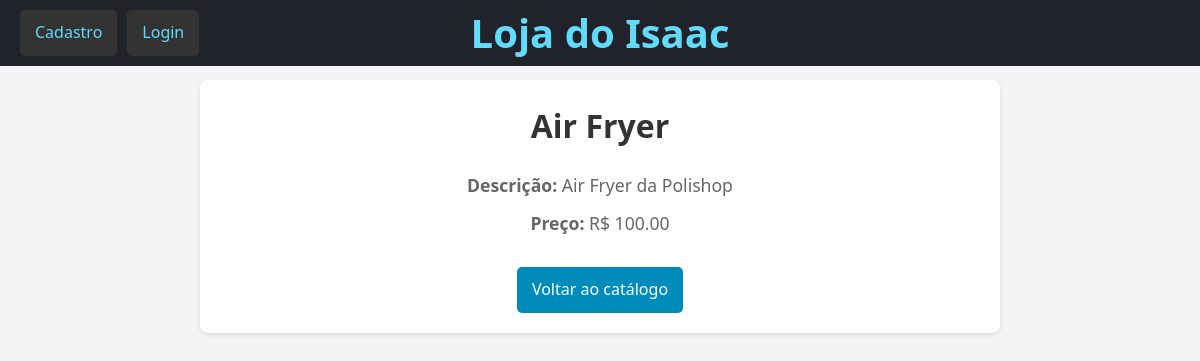
Screenshot of /items/3/ with the database file from the repository.
### myapp/models.py (models this page shows, shortened)
class Item(models.Model):
    nome = models.CharField(max_length=100)
    descricao = models.TextField()
    preco = models.DecimalField(max_digits=6, decimal_places=2, default = 0)

### myapp/views.py (the view)
# urls.py: path('items/<int:pk>/', item_detail, name='item_detail'),
def item_detail(request, pk):
    item = get_object_or_404(Item, pk=pk)
    return render(request, 'myapp/item_detail.html', {'item': item})

### myapp/templates/myapp/item_detail.html (shortened to what this page needs)
{% extends 'myapp/base.html' %}
{% load static %}
{% block stylesheet %}
{{ block.super }}
<link rel="stylesheet" href="{% static 'myapp/css/item_detail.css' %}">
{% endblock %}
{% block content %}
<div class="item-detail-container">
    <h2>{{ item.nome }}</h2>
    <p><strong>Descrição:</strong> {{ item.descricao }}</p>
    <p><strong>Preço:</strong> R$ {{ item.preco }}</p>
    <a href="{% url 'items' %}">Voltar ao catálogo</a>
</div>
{% endblock %}

### myapp/static/myapp/css/base.css (style rules this page uses)
* { margin: 0; padding: 0; box-sizing: border-box; }
body { font-family: 'Segoe UI', Tahoma, Geneva, Verdana, sans-serif; line-height: 1.6; background-color: #f4f4f4; color: #333; margin: 0; padding-top: 60px; }

### myapp/static/myapp/css/item_detail.css (style rules this page uses)
.item-detail-container { margin: 20px auto; padding: 20px; max-width: 800px; background-color: #ffffff; border-radius: 8px; box-shadow: 0 2px 4px rgba(0, 0, 0, 0.1); text-align: center; }
.item-detail-container h2 { margin-bottom: 20px; color: #333; font-size: 2em; }
.item-detail-container p { color: #666; font-size: 1.1em; line-height: 1.6; margin-bottom: 10px; }
.item-detail-container a { display: inline-block; margin-top: 20px; padding: 10px 15px; background-color: #008cba; color: white; border-radius: 5px; text-decoration: none; transition: background-color 0.3s ease-in-out; }

### rows the page displays
Item: nome "Air Fryer", descricao "Air Fryer da Polishop", preco "100.00"
